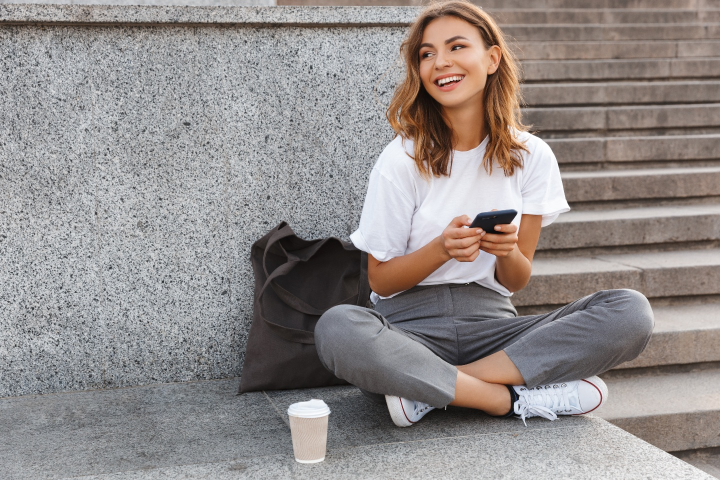
#> input picture girl_laughing.jpg, 1440 x 960 px (shown at 1/2 size)
$ python '3-7-4convolution_edge실습.py'
#> lines starting #> are read from the running program, lines starting #| are printed output that depends on the picture
import cv2 as cv
import numpy as np

img=cv.imread('girl_laughing.jpg')
#> img is the input picture: shape (960, 1440, 3); mean B, G, R 139.3, 140.7, 146.8
img=cv.resize(img,dsize=(0,0),fx=0.4,fy=0.4)
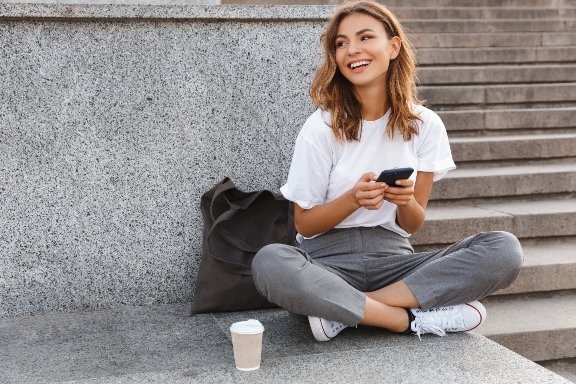
#> img: shape (384, 576, 3); mean B, G, R 139.2, 140.6, 146.8
gray=cv.cvtColor(img,cv.COLOR_BGR2GRAY)
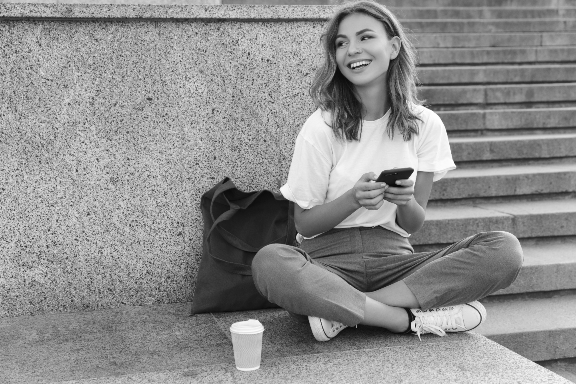
#> gray: shape (384, 576); min 10, max 255, mean 142.3

# Edge filter
edge = np.array([[-1, 0, 1],
                  [ -1, 0, 1],
                  [ -1, 0, 1]])

# edge = np.array([[-1, -1, -1],
#                   [ 0, 0, 0],
#                   [ 1, 1, 1]])


# Convolution
gray_edge = cv.filter2D(gray,-1,edge)
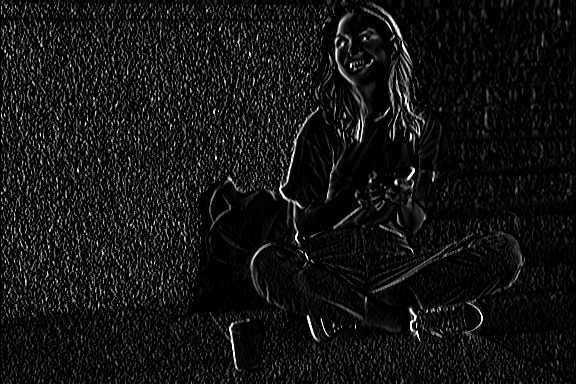
#> gray_edge: shape (384, 576); min 0, max 255, mean 18.2

cv.imshow('Original', img)
cv.imshow('gray image', gray)
cv.imshow('Sharpening filtered image', gray_edge)

cv.waitKey()
cv.destroyAllWindows()

$ run again, with abnormal.jpg copied over girl_laughing.jpg
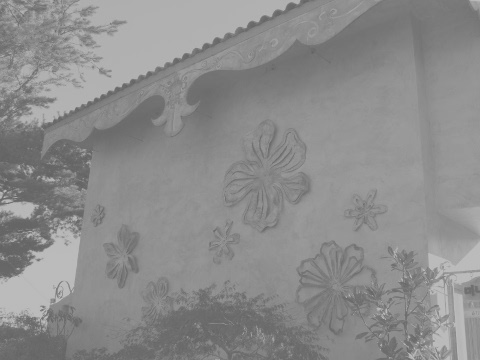
#> input picture abnormal.jpg, 480 x 360 px
#> img is the input picture: shape (360, 480, 3); min 96, max 194, mean 140.1
#> img: shape (144, 192, 3)
#> `gray_edge = cv.filter2D(gray,-1,edge)`:
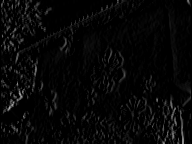
#> gray_edge: shape (144, 192); min 0, max 167, mean 7

$ run again, with apples.jpg copied over girl_laughing.jpg
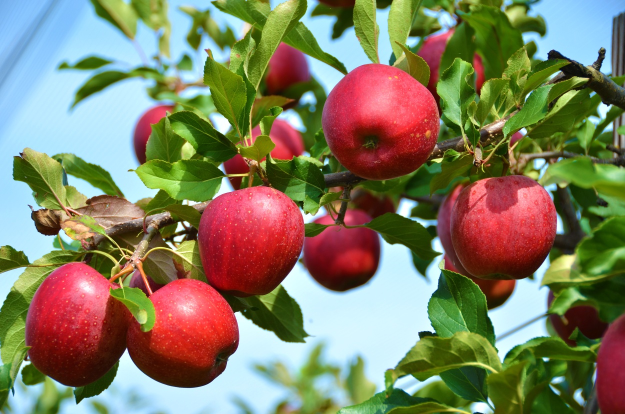
#> input picture apples.jpg, 1250 x 828 px (shown at 1/2 size)
#> img is the input picture: shape (828, 1250, 3); mean B, G, R 98.5, 125.8, 129.6
#> img: shape (331, 500, 3)
#> `gray=cv.cvtColor(img,cv.COLOR_BGR2GRAY)`:
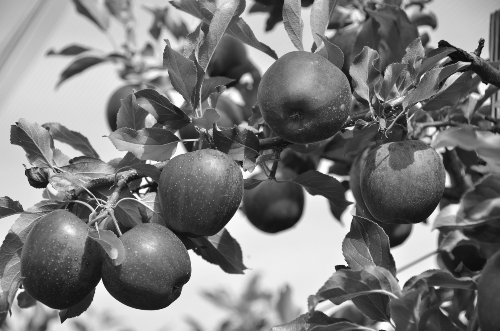
#> gray: shape (331, 500); min 10, max 255, mean 123.8
#> `gray_edge = cv.filter2D(gray,-1,edge)`:
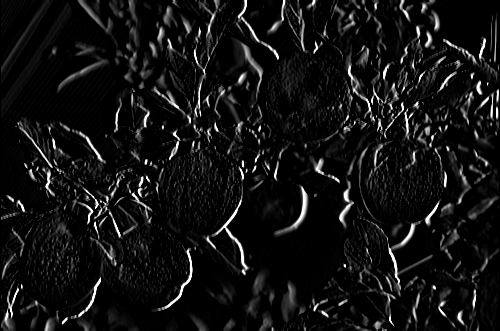
#> gray_edge: shape (331, 500); min 0, max 255, mean 18.3
